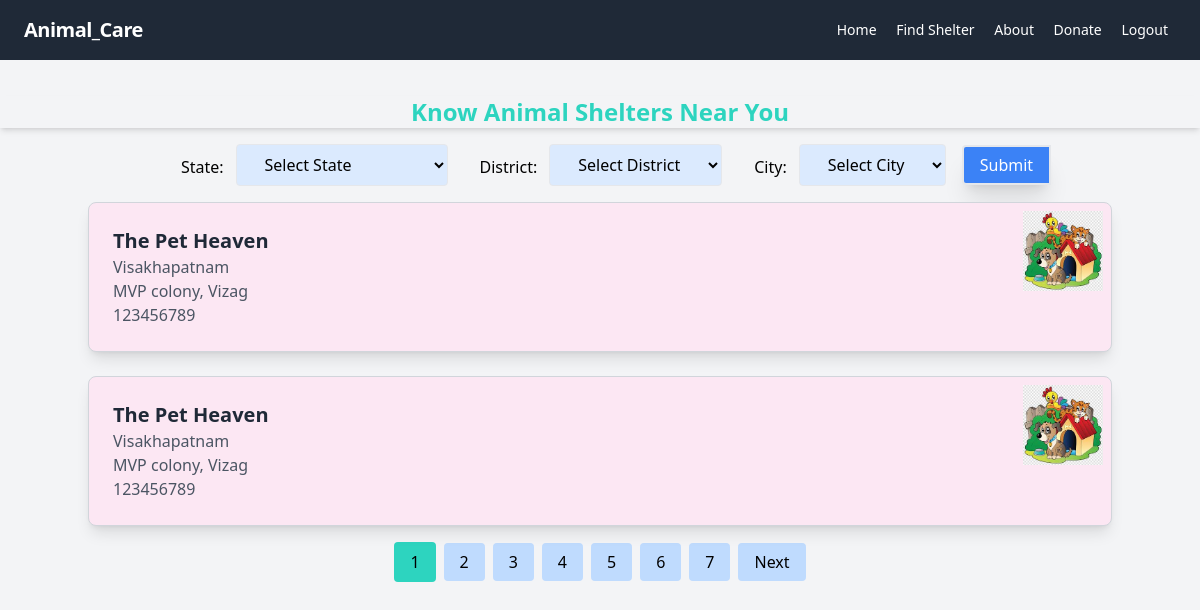
/find/ (signed in), run on the app's committed database.
### AnimalApp/models.py (models this page shows)
class Shelter(models.Model):
    city=models.CharField(max_length=20)
    name=models.CharField(max_length=30)
    address=models.CharField(max_length=200)
    phone_number=models.PositiveIntegerField(default=123456789)

### AnimalApp/views.py (the view)
# urls.py: path('find/',views.find,name='find'),
@login_required(login_url='/login')
def find(request):
    city = request.GET.get('city', '')
    page_num = request.GET.get('page', 1)
    if request.method == 'POST':
        city = request.POST.get('area')
    if city:
        data = Shelter.objects.filter(city=city)
    else:
        data = Shelter.objects.all()
    pagination = Paginator(data, 2)
    finaldata = pagination.get_page(page_num)
    return render(request, 'alog.html', {'data': finaldata, 'city': city})

### templates/alog.html (shortened to what this page needs)
{% extends 'base.html' %}
{% load static %}
    {% block head %}
<head>
    <script src="https://cdn.tailwindcss.com"></script>
</head>
{% endblock %}
{% block content %}
<main class="flex-grow  pt-20">
    <section class="h-10 mb-2 ">
        <h2 class=" text-teal-400  text-2xl text-center mt-4 pd-0   shadow-md font-semibold">Know Animal Shelters Near You</h2><br>
    </section>
    <section class="">
        <form method="post" action="#" id="shelterForm" class="flex flex-col lg:flex-row lg:items-center justify-center space-y-4 lg:space-y-0 lg:space-x-4">
            <div class="flex flex-col lg:flex-row lg:items-center">
                <label for="state" class="ml-4 mt-1 mr-3">State:</label>
                <select id="state" class="px-6 py-2 border rounded bg-blue-100" onchange="populateDistricts()">
                    <option  value="">Select State</option>
                </select>
            </div>
            <div class="flex flex-col lg:flex-row lg:items-center">
                <label for="district" class="ml-4 mr-3 mt-1">District:</label>
                <select id="district" class="px-6 py-2 border rounded bg-blue-100" onchange="populateCities()">
                    <option value="">Select District</option>
                </select>
            </div>
            <div class="flex flex-col lg:flex-row lg:items-center">
                <label for="city" class="ml-4 mr-3 mt-1">City:</label>
                <select name='area' id="city" class="px-6 py-2 border rounded bg-blue-100" onchange="fetchShelterDetails()">
                    <option value="">Select City</option>
                </select>
            </div>
            <input type="submit" class="bg-blue-500 rounded-l px-4 h-10 text-white border-2 shadow-xl hover:shadow-md transition duration-300 ease-in-out hover:bg-teal-200 hover:text-black" value="Submit">
        </form>
        {% if data %}
        <div class="container mx-auto mt-4">
            {% for i in data %}
            <div class="relative bg-pink-100 border border-gray-300 rounded-lg shadow-lg p-6 mb-6">
                <div class="absolute top-2 right-2">
                    <img src="{% static 'download.jpeg' %}" alt="Shelter Logo" class="w-20 h-20">
                </div>
                <h2 class="text-xl font-semibold text-gray-800">{{ i.name }}</h2>
                <p class="text-gray-600">{{ i.city }}</p>
                <p class="text-gray-600">{{ i.address }}</p>
                <p class="text-gray-600">{{ i.phone_number }}</p>
            </div>
            {% endfor %}
        </div>
        {%else%}
        <div class="mt-6">
            <h2 class="text-2xl text-center font-bold text-gray-800 mb-4">No Results Found for "{{city}}"</h2>
        </div>
        {%endif%}
        <div class="flex justify-center mt-6">
            {% if data.has_other_pages %}
            <ul class="flex pagination space-x-2">
                {% for num in data.paginator.page_range %}
                {% if data.number == num %}
                <li class="px-4 py-2 -mt-2 rounded bg-teal-400">{{ num }}</li>
                {% else %}
                <li><a href="?city={{ city }}&page={{ num }}" class="px-4 py-2 rounded bg-blue-200 hover:bg-blue-500">{{ num }}</a></li>
                {% endif %}
                {% endfor %}
                {% if data.has_next %}
                <li><a href="?city={{ city }}&page={{ data.next_page_number }}" class="px-4 py-2 rounded bg-blue-200 hover:bg-blue-500">Next</a></li>
                {% endif %}
            </ul>
            {% endif %}
        </div>
    </section>
</main>
{% endblock %}

### templates/base.html (shortened to what this page needs)
<!DOCTYPE html>
<html lang="en">
<head>
    {% load static %}
    {% block head %}{% endblock %}
</head>
<body class="flex flex-col min-h-screen  bg-gray-100">
    <nav class="flex items-center justify-between flex-wrap overflow-hidden bg-gray-800 p-4">
        <div class="flex items-center flex-shrink-0 text-white mr-6">
            <span class="font-semibold text-xl tracking-tight ml-2">Animal_Care</span>
        </div>
        <div class="flex ml-auto w-full block flex-grow lg:flex lg:items-center lg:w-auto hidden lg:block" id="navbar">
            <div class="text-sm ml-auto lg:flex-grow">
                <a href="{% url 'home' %}" class="inline-block mt-4 lg:inline-block lg:mt-0 text-white hover:text-gray-200 mr-4">
                    Home
                </a>
                <a href="{% url 'find' %}" class="inline-block mt-4 lg:inline-block lg:mt-0 text-white hover:text-gray-200 mr-4">
                    Find Shelter
                </a>
                <a href="{% url 'about' %}" class="inline-block mt-4 lg:inline-block lg:mt-0 text-white hover:text-gray-200 mr-4">
                    About
                </a>
                <a href="{% url 'donate' %}" class="inline-block mt-4 lg:inline-block lg:mt-0 text-white hover:text-gray-200 mr-4">
                    Donate
                </a>
                {% if user.is_authenticated %}
                <a href="{% url 'logout' %}" class="inline-block mt-4 lg:inline-block lg:mt-0 text-white hover:text-red-500 mr-4">
                    Logout
                </a>
                {% else %}
                <a href="{% url 'login' %}" class="inline-block mt-4 lg:inline-block lg:mt-0 text-white hover:text-gray-200 mr-4">
                    Login/Register
                </a>
                {% endif %}
            </div>
        </div>
    </nav>
    <main class="flex-grow">
        {% block content %}
        {% endblock %}
    </main>
</body>
</html>

### templates/base.html (style rules this page uses)
#navbar { text-align: right; }

### templates/alog.html (style rules this page uses)
nav { overflow: hidden; position: fixed; width: 100%; }

### data on the page
Shelter: name "The Pet Heaven", city "Visakhapatnam", address "MVP colony, Vizag", phone_number "123456789"
Shelter: name "The Pet Heaven", city "Visakhapatnam", address "MVP colony, Vizag", phone_number "123456789"

### other printed values
{{ num }} "1"
{{ num }} "2" "3" "4" "5" "6" "7"
